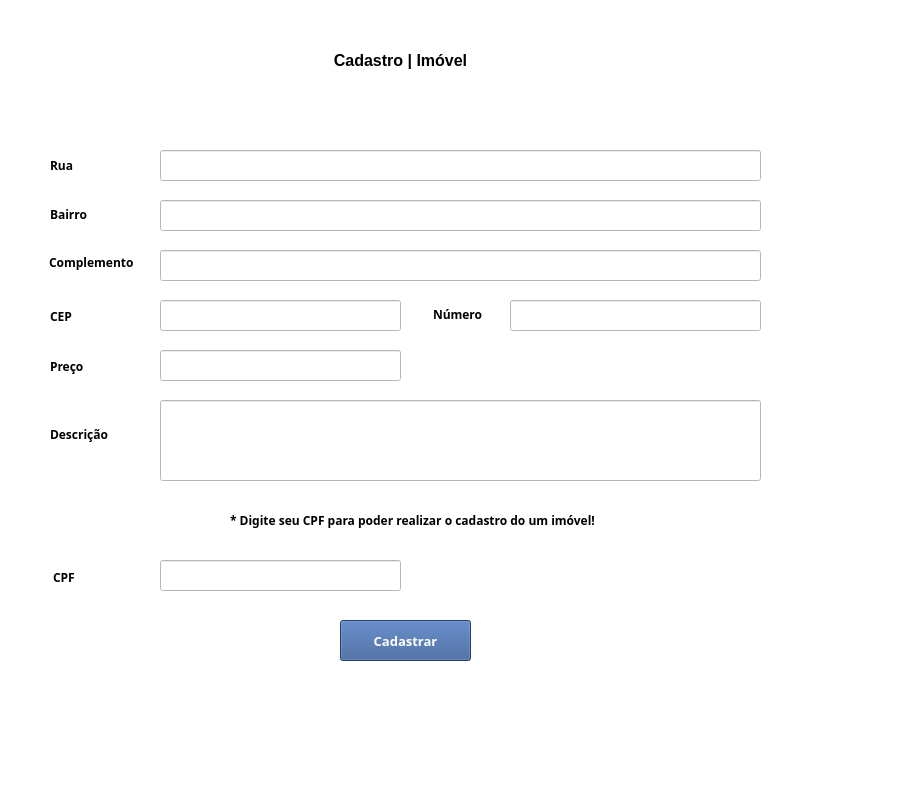
<?xml version="1.0" encoding="UTF-8"?>
<ui version="4.0">
 <class>MainWindow</class>
 <widget class="QMainWindow" name="MainWindow">
  <property name="geometry">
   <rect>
    <x>0</x>
    <y>0</y>
    <width>898</width>
    <height>792</height>
   </rect>
  </property>
  <property name="windowTitle">
   <string>MainWindow</string>
  </property>
  <property name="styleSheet">
   <string notr="true">background-color: rgb(255, 255, 255);</string>
  </property>
  <widget class="QWidget" name="centralwidget">
   <widget class="QLabel" name="label">
    <property name="geometry">
     <rect>
      <x>300</x>
      <y>30</y>
      <width>201</width>
      <height>61</height>
     </rect>
    </property>
    <property name="font">
     <font>
      <family>MS Sans Serif</family>
      <pointsize>12</pointsize>
      <weight>75</weight>
      <bold>true</bold>
     </font>
    </property>
    <property name="text">
     <string>Cadastro | Imóvel</string>
    </property>
    <property name="alignment">
     <set>Qt::AlignCenter</set>
    </property>
   </widget>
   <widget class="QLineEdit" name="lineEdit_5">
    <property name="geometry">
     <rect>
      <x>160</x>
      <y>200</y>
      <width>601</width>
      <height>31</height>
     </rect>
    </property>
   </widget>
   <widget class="QLabel" name="label_5">
    <property name="geometry">
     <rect>
      <x>50</x>
      <y>194</y>
      <width>59</width>
      <height>40</height>
     </rect>
    </property>
    <property name="font">
     <font>
      <family>Gadugi</family>
      <pointsize>9</pointsize>
      <weight>75</weight>
      <bold>true</bold>
     </font>
    </property>
    <property name="text">
     <string>Bairro</string>
    </property>
   </widget>
   <widget class="QLineEdit" name="lineEdit_6">
    <property name="geometry">
     <rect>
      <x>160</x>
      <y>300</y>
      <width>241</width>
      <height>31</height>
     </rect>
    </property>
   </widget>
   <widget class="QLabel" name="label_6">
    <property name="geometry">
     <rect>
      <x>50</x>
      <y>145</y>
      <width>59</width>
      <height>40</height>
     </rect>
    </property>
    <property name="font">
     <font>
      <family>Gadugi</family>
      <pointsize>9</pointsize>
      <weight>75</weight>
      <bold>true</bold>
     </font>
    </property>
    <property name="text">
     <string>Rua</string>
    </property>
   </widget>
   <widget class="QLabel" name="label_7">
    <property name="geometry">
     <rect>
      <x>50</x>
      <y>296</y>
      <width>59</width>
      <height>40</height>
     </rect>
    </property>
    <property name="font">
     <font>
      <family>Gadugi</family>
      <pointsize>9</pointsize>
      <weight>75</weight>
      <bold>true</bold>
     </font>
    </property>
    <property name="text">
     <string>CEP</string>
    </property>
   </widget>
   <widget class="QLabel" name="label_8">
    <property name="geometry">
     <rect>
      <x>433</x>
      <y>294</y>
      <width>59</width>
      <height>40</height>
     </rect>
    </property>
    <property name="font">
     <font>
      <family>Gadugi</family>
      <pointsize>9</pointsize>
      <weight>75</weight>
      <bold>true</bold>
     </font>
    </property>
    <property name="text">
     <string>Número</string>
    </property>
   </widget>
   <widget class="QLabel" name="label_9">
    <property name="geometry">
     <rect>
      <x>49</x>
      <y>242</y>
      <width>111</width>
      <height>40</height>
     </rect>
    </property>
    <property name="font">
     <font>
      <family>Gadugi</family>
      <pointsize>9</pointsize>
      <weight>75</weight>
      <bold>true</bold>
     </font>
    </property>
    <property name="text">
     <string>Complemento</string>
    </property>
   </widget>
   <widget class="QLabel" name="label_10">
    <property name="geometry">
     <rect>
      <x>50</x>
      <y>414</y>
      <width>101</width>
      <height>40</height>
     </rect>
    </property>
    <property name="font">
     <font>
      <family>Gadugi</family>
      <pointsize>9</pointsize>
      <weight>75</weight>
      <bold>true</bold>
     </font>
    </property>
    <property name="text">
     <string>Descrição</string>
    </property>
   </widget>
   <widget class="QLabel" name="label_11">
    <property name="geometry">
     <rect>
      <x>50</x>
      <y>346</y>
      <width>59</width>
      <height>40</height>
     </rect>
    </property>
    <property name="font">
     <font>
      <family>Gadugi</family>
      <pointsize>9</pointsize>
      <weight>75</weight>
      <bold>true</bold>
     </font>
    </property>
    <property name="text">
     <string>Preço</string>
    </property>
   </widget>
   <widget class="QLineEdit" name="lineEdit_7">
    <property name="geometry">
     <rect>
      <x>160</x>
      <y>150</y>
      <width>601</width>
      <height>31</height>
     </rect>
    </property>
   </widget>
   <widget class="QLineEdit" name="lineEdit_8">
    <property name="geometry">
     <rect>
      <x>160</x>
      <y>250</y>
      <width>601</width>
      <height>31</height>
     </rect>
    </property>
   </widget>
   <widget class="QLineEdit" name="lineEdit_9">
    <property name="geometry">
     <rect>
      <x>510</x>
      <y>300</y>
      <width>251</width>
      <height>31</height>
     </rect>
    </property>
   </widget>
   <widget class="QLineEdit" name="lineEdit_10">
    <property name="geometry">
     <rect>
      <x>160</x>
      <y>400</y>
      <width>601</width>
      <height>81</height>
     </rect>
    </property>
   </widget>
   <widget class="QLineEdit" name="lineEdit_11">
    <property name="geometry">
     <rect>
      <x>160</x>
      <y>350</y>
      <width>241</width>
      <height>31</height>
     </rect>
    </property>
   </widget>
   <widget class="QPushButton" name="pushButton">
    <property name="geometry">
     <rect>
      <x>340</x>
      <y>620</y>
      <width>131</width>
      <height>41</height>
     </rect>
    </property>
    <property name="font">
     <font>
      <family>Gadugi</family>
      <pointsize>10</pointsize>
      <weight>75</weight>
      <bold>true</bold>
     </font>
    </property>
    <property name="cursor">
     <cursorShape>PointingHandCursor</cursorShape>
    </property>
    <property name="styleSheet">
     <string notr="true">background-color: #345995;
color: #FFFFFF;</string>
    </property>
    <property name="text">
     <string>Cadastrar</string>
    </property>
    <property name="iconSize">
     <size>
      <width>15</width>
      <height>0</height>
     </size>
    </property>
   </widget>
   <widget class="QLineEdit" name="lineEdit_12">
    <property name="geometry">
     <rect>
      <x>160</x>
      <y>560</y>
      <width>241</width>
      <height>31</height>
     </rect>
    </property>
   </widget>
   <widget class="QLabel" name="label_12">
    <property name="geometry">
     <rect>
      <x>230</x>
      <y>500</y>
      <width>441</width>
      <height>40</height>
     </rect>
    </property>
    <property name="font">
     <font>
      <family>Gadugi</family>
      <pointsize>9</pointsize>
      <weight>75</weight>
      <bold>true</bold>
     </font>
    </property>
    <property name="text">
     <string>* Digite seu CPF para poder realizar o cadastro do um imóvel!</string>
    </property>
   </widget>
   <widget class="QLabel" name="label_13">
    <property name="geometry">
     <rect>
      <x>53</x>
      <y>557</y>
      <width>59</width>
      <height>40</height>
     </rect>
    </property>
    <property name="font">
     <font>
      <family>Gadugi</family>
      <pointsize>9</pointsize>
      <weight>75</weight>
      <bold>true</bold>
     </font>
    </property>
    <property name="text">
     <string>CPF</string>
    </property>
   </widget>
  </widget>
  <widget class="QStatusBar" name="statusbar"/>
 </widget>
 <resources/>
 <connections/>
</ui>
